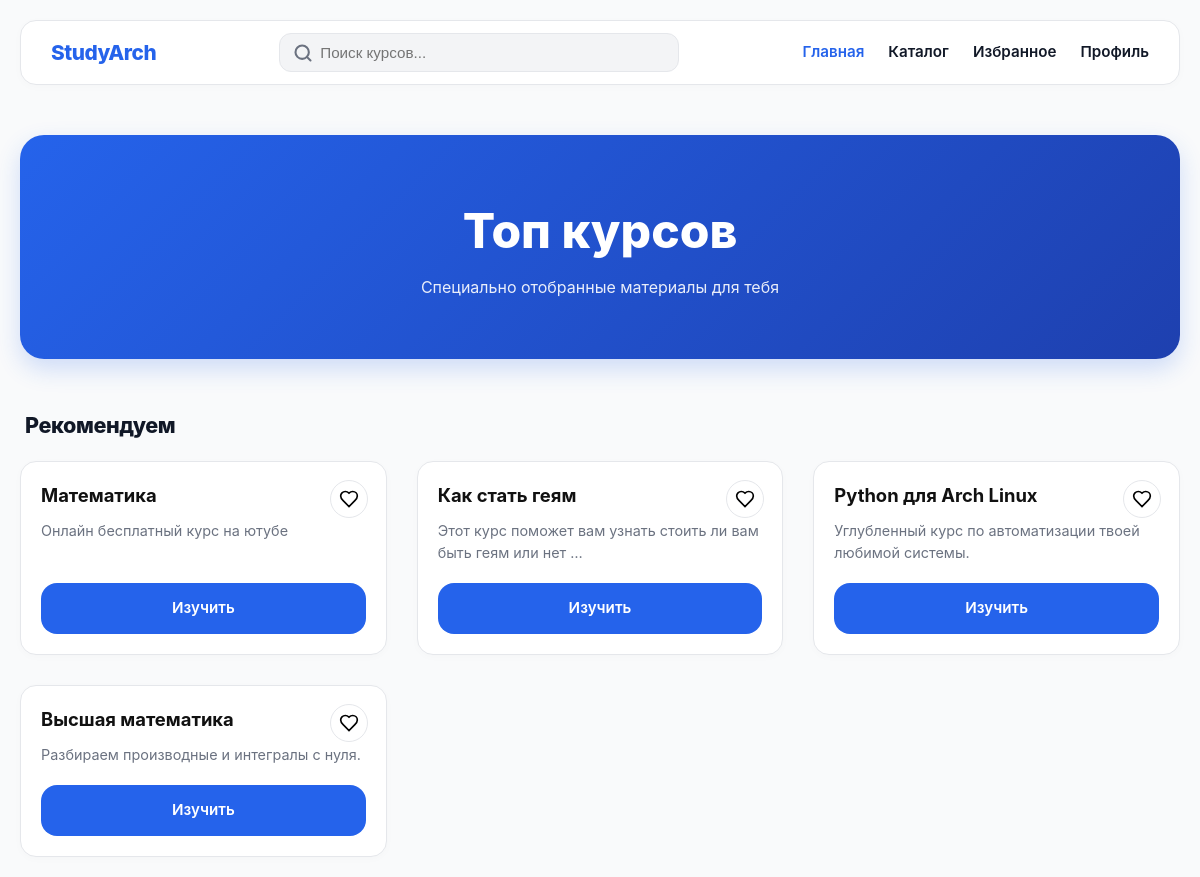
The page / on the database its author committed.
### courses/models.py (models this page shows, shortened)
class Course(models.Model):
    category = models.ForeignKey(
        'Category',
        on_delete=models.SET_NULL,
        null=True,
        blank=True,
        related_name='courses',
        verbose_name="Категория"
    )
    title = models.CharField(max_length=200, verbose_name="Название курса")
    description = models.TextField(verbose_name="Описание")
    author_contacts = models.CharField(max_length=200, blank=True, verbose_name="Контакты автора")
    course_url = models.URLField(blank=True, verbose_name="Ссылка на курс (YT/Сайт)")
    is_recommended = models.BooleanField(default=False, verbose_name="Рекомендовать на главной")
    created_at = models.DateTimeField(auto_now_add=True)

### courses/views.py (the view)
# urls.py: path('', home, name='home'),
def home(request):
    courses = Course.objects.filter(is_recommended=True)
    if request.user.is_authenticated:
        favorite_ids = list(Favorite.objects.filter(user=request.user).values_list('course_id', flat=True))
    else:
        favorite_ids = request.session.get('favorites', [])
    return render(request, 'courses/home.html', {
        'courses': courses,
        'favorite_ids': favorite_ids
    })

### courses/templates/courses/home.html (shortened to what this page needs)
<!DOCTYPE html>
<html lang="ru">
<head>
</head>
<body>
<header class="header-sticky">
    <a href="{% url 'home' %}" class="logo">StudyArch</a>
    <form action="{% url 'course_list' %}" method="get" class="search-container">
        <input type="text" name="q" class="search-input" placeholder="Поиск курсов..." value="{{ query|default:'' }}">
    </form>
    <nav class="nav-desktop">
        <a href="{% url 'home' %}" {% if request.resolver_match.url_name == 'home' %}style="color: var(--primary);"{% endif %}>Главная</a>
        <a href="{% url 'course_list' %}" {% if request.resolver_match.url_name == 'course_list' %}style="color: var(--primary);"{% endif %}>Каталог</a>
        <a href="{% url 'favorites_list' %}" {% if request.resolver_match.url_name == 'favorites_list' %}style="color: var(--primary);"{% endif %}>Избранное</a>
        <a href="{% url 'profile' %}" {% if request.resolver_match.url_name == 'profile' %}style="color: var(--primary);"{% endif %}>Профиль</a>
    </nav>
</header>
<div class="container">
    <div class="hero">
        <h1>Топ курсов</h1>
        <p>Специально отобранные материалы для тебя</p>
    </div>
    <h2 style="margin: 0 0 20px 5px; font-size: 1.35rem; font-weight: 800; letter-spacing: -0.02em;">Рекомендуем</h2>
    <div class="grid">
        {% for course in courses %}
            <div class="card">
                <button class="fav-btn ajax-fav-btn" data-url="{% url 'toggle_favorite' course.id %}">
                    <svg width="20" height="20" viewBox="0 0 24 24"
                         fill="{% if course.id in favorite_ids %}var(--fav){% else %}none{% endif %}"
                         stroke="{% if course.id in favorite_ids %}var(--fav){% else %}currentColor{% endif %}" stroke-width="2">
                        <path d="M19 14c1.49-1.46 3-3.21 3-5.5A5.5 5.5 0 0 0 16.5 3c-1.76 0-3 .5-4.5 2-1.5-1.5-2.74-2-4.5-2A5.5 5.5 0 0 0 2 8.5c0 2.3 1.5 4.05 3 5.5l7 7Z"></path>
                    </svg>
                </button>
                <h3>{{ course.title }}</h3>
                <p>{{ course.description|truncatewords:12 }}</p>
                <a href="{% url 'course_detail' course.id %}" class="btn-main">Изучить</a>
            </div>
        {% empty %}
            <p style="color: var(--gray); text-align: center; grid-column: 1/-1;">Здесь пока пусто</p>
        {% endfor %}
    </div>
</div>
</body>
</html>

### courses/templates/courses/home.html (style rules this page uses)
* { box-sizing: border-box; }
:root { --primary: #2563EB; --bg: #F9FAFB; --text: #111827; --card-bg: #ffffff; --fav: #EF4444; --border: #E5E7EB; --gray: #6B7280; --radius: 16px; }
body { margin: 0; padding: 0 0 100px 0; font-family: -apple-system, BlinkMacSystemFont, "Segoe UI", Roboto, sans-serif; background: var(--bg); color: var(--text); line-height: 1.5; -webkit-font-smoothing: antialiased; }
.container { max-width: 1200px; margin: auto; padding: 20px; }
.header-sticky { position: sticky; top: 10px; background: var(--card-bg); padding: 12px 20px; border-radius: var(--radius); border: 1px solid var(--border); box-shadow: 0 2px 10px rgba(0,0,0,.02); margin: 10px 20px 20px; z-index: 1000; display: flex; align-items: center; justify-content: space-between; gap: 15px; }
.logo { font-size: 1.3rem; font-weight: 800; color: var(--primary); text-decoration: none; letter-spacing: -0.5px; }
.search-container { position: relative; flex-grow: 1; max-width: 400px; }
.search-input { width: 100%; padding: 10px 15px 10px 40px; border-radius: 12px; border: 1px solid var(--border); background: #F3F4F6; outline: none; font-size: 0.95rem; transition: 0.2s; }
.nav-desktop { display: none; gap: 24px; }
.nav-desktop a { text-decoration: none; color: var(--text); font-weight: 600; font-size: 0.95rem; transition: color 0.2s; }
.hero { background: linear-gradient(135deg, var(--primary) 0%, #1E40AF 100%); color: white; padding: 35px 25px; border-radius: 24px; margin: 10px 0 30px; text-align: left; box-shadow: 0 10px 25px rgba(37, 99, 235, 0.2); transition: all 0.3s ease; }
.hero h1 { margin: 0 0 8px; font-size: 1.8rem; font-weight: 800; }
.hero p { margin: 0; opacity: 0.9; font-size: 1rem; }
.grid { display: grid; grid-template-columns: repeat(auto-fill, minmax(280px, 1fr)); gap: 20px; }
.card { background: var(--card-bg); border-radius: var(--radius); padding: 20px; box-shadow: 0 2px 8px rgba(0,0,0,0.02); position: relative; display: flex; flex-direction: column; border: 1px solid var(--border); transition: transform 0.3s ease, box-shadow 0.3s ease; }
.card h3 { margin: 0 0 10px; font-size: 1.15rem; font-weight: 700; color: #111; }
.card p { margin: 0 0 20px; color: var(--gray); font-size: 0.9rem; flex-grow: 1; }
.fav-btn { position: absolute; top: 18px; right: 18px; background: #fff; border: 1px solid var(--border); cursor: pointer; padding: 8px; border-radius: 50%; display: flex; transition: all 0.2s; outline: none; -webkit-tap-highlight-color: transparent; }
.btn-main { background: var(--primary); color: white; text-align: center; text-decoration: none; padding: 14px; border-radius: var(--radius); font-weight: 600; font-size: 0.95rem; transition: background 0.2s; }
@media (min-width: 1024px) { body { padding-bottom: 0; } }
@media (min-width: 1024px) { .header-sticky { margin: 20px auto; max-width: 1160px; top: 20px; padding: 12px 30px; } }
@media (min-width: 1024px) { .nav-desktop { display: flex !important; } }
@media (min-width: 1024px) { .hero { padding: 60px; text-align: center; margin-bottom: 50px; } }
@media (min-width: 1024px) { .hero h1 { font-size: 3rem; } }
@media (min-width: 1024px) { .grid { grid-template-columns: repeat(3, 1fr); gap: 30px; } }

### rows shown on the page
Course: title "Математика", description "Онлайн бесплатный курс на ютубе"
Course: title "Как стать геям", description "Этот курс поможет вам узнать стоить ли вам быть геям или нет …"
Course: title "Python для Arch Linux", description "Углубленный курс по автоматизации твоей любимой системы."
Course: title "Высшая математика", description "Разбираем производные и интегралы с нуля."
